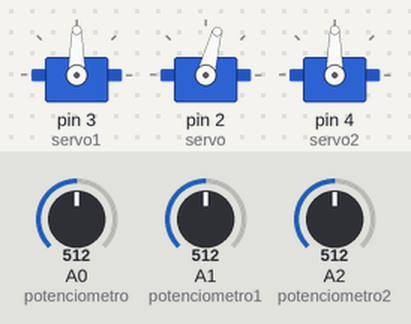
A sketch run on a simulated Arduino Uno, built with avr-gcc and run on an emulated ATmega328P. Parts: 3 × servo. The test bench sets the inputs (shaded band); at power-on: A0 (potenciometro) = 512, A1 (potenciometro1) = 512, A2 (potenciometro2) = 512.

Above: at 1.2 s.
1.3 s: A0 (potenciometro) set to 716
At 2.5 s:
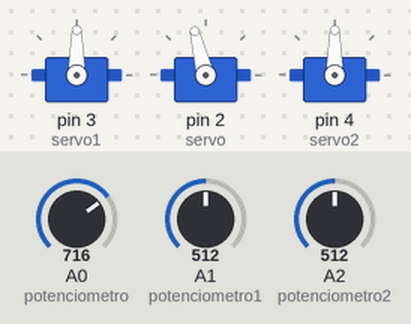
2.8 s: A1 (potenciometro1) set to 716
At 3.9 s:
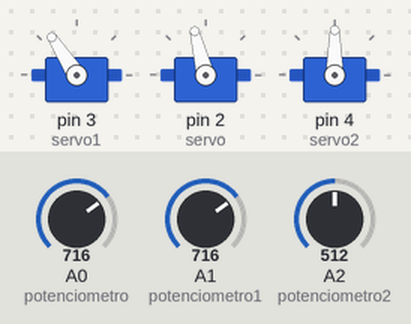
4.3 s: A2 (potenciometro2) set to 716
At 5.4 s:
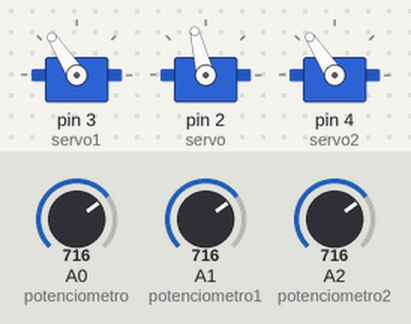
5.8 s: A0 (potenciometro) set to 900
At 6.8 s:
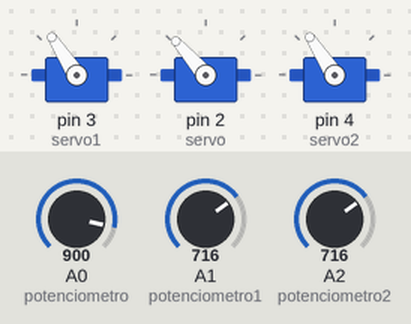
7.3 s: A1 (potenciometro1) set to 900
At 8.3 s:
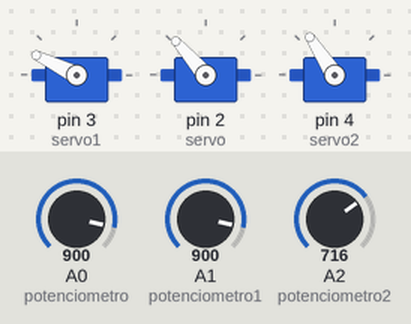
8.8 s: A2 (potenciometro2) set to 900
At 9.8 s:
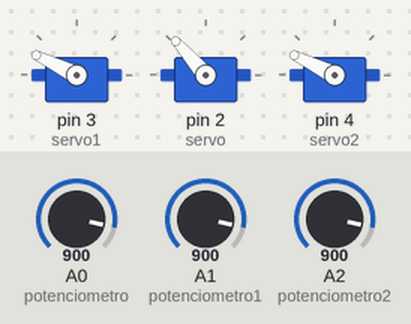
Timing chart, 0 to 11.3 s (numbered marks = the images above; inputs shaded):
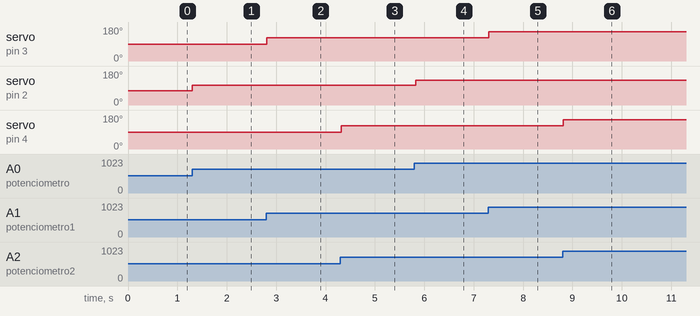

Measured:
- after the input at 1.3 s, servo on pin 2 (servo): 75° → 104° at once
- after the input at 2.8 s, servo on pin 3 (servo1): 90° → 123° at once
- after the input at 4.3 s, servo on pin 4 (servo2): 90° → 123° at once
- after the input at 5.8 s, servo on pin 2 (servo): 104° → 131° at once
- after the input at 7.3 s, servo on pin 3 (servo1): 123° → 154° at once
- after the input at 8.8 s, servo on pin 4 (servo2): 123° → 154° at once

The sketch:

bra_oroboticosemlcd.ino
```cpp
#include <Servo.h>

Servo servomotorobj ;
Servo servomotorobj1 ;
Servo servomotorobj2 ;


int const servo = 2;
int const servo1 = 3;
int const servo2 = 4 ;
int servograu = 0 ;
int servograu1 = 0 ;
int servograu2 = 0 ;

int const potenciometro = 0;
int const potenciometro1 = 1;
int const potenciometro2 = 2;

int vlpotenciometro = 0;
int vlpotenciometro1 = 0;
int vlpotenciometro2 = 0;


void setup() {
  Serial.begin(9600);


}

void loop() {


  vlpotenciometro = analogRead(potenciometro);

  vlpotenciometro1 = analogRead(potenciometro1);

  vlpotenciometro2 = analogRead(potenciometro2);


  servograu = map(vlpotenciometro, 0, 1023, 0, 150);

   servograu1 = map(vlpotenciometro1, 0, 1023, 5, 175);

   servograu2 = map(vlpotenciometro2, 0, 1023, 5, 175);

  servomotorobj1.attach(servo1);
  servomotorobj.write(servograu);

   servomotorobj.attach(servo);
  servomotorobj1.write(servograu1);

  servomotorobj2.attach(servo2);
  servomotorobj2.write(servograu2);


  delay(15);

}
```
